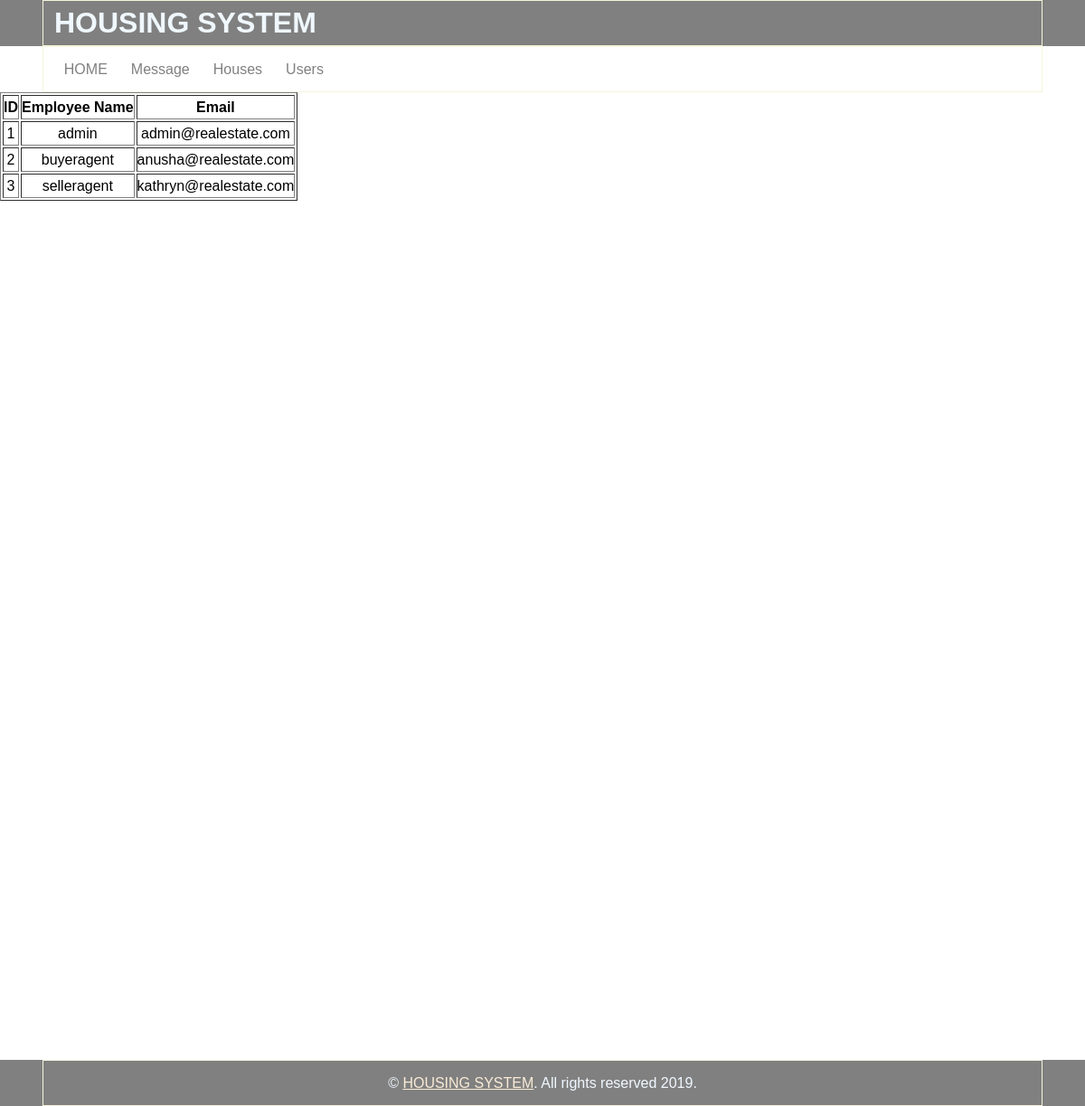
/agents.php (signed in), run on the app's committed database.
### tables this page shows
CREATE TABLE IF NOT EXISTS `employees` (
  `emp_id` int(64) NOT NULL,
  `employee_name` varchar(255) NOT NULL,
  `email_id` varchar(255) NOT NULL,
  `password` varchar(255) NOT NULL,
  `admin` varchar(255) NOT NULL,
  `agent` varchar(255) NOT NULL,
  `status` varchar(255) NOT NULL,
  UNIQUE KEY `user_id` (`emp_id`),
  UNIQUE KEY `email_id` (`email_id`)
);

### agents.php (the view, shortened to what this page needs)
<?php
include('server.php');
?>
<!DOCTYPE html>
<html lang="en-US">
<head>
<link rel="stylesheet" type="text/css" href="assets/style.css" />
<link rel="stylesheet" type="text/css" href="slider/engine1/style.css" />
</head>
<body>
<header class="header">
<div class="wrapper">
<h1>HOUSING SYSTEM</h1>
</div>
</header>
<nav class="menu">
<div class="wrapper">
<ul>
<a href="adminview.php"><li>HOME</li></a>
<a href="message.php"><li>Message</li></a>
<a href="houses.php"><li>Houses</li></a>
<a href="users.php"><li>Users</li></a>
</ul>
</div>
<div class="booking-details" style="text-align: center;">
<?php
			$qu = mysqli_query($db, "select * from employees where employee_name!=admin");
		if (mysqli_num_rows($qu) > 0) {
		          echo '<table border="1" cellpadding="10" align="center">';
echo '<tr><th>ID</th> <th>Employee Name</th><th>Email</th></tr>';
			while ($row = mysqli_fetch_array($qu))
{
echo '<td>' . $row['emp_id'] . '</td>';
echo '<td>' . $row['employee_name'] . '</td>';
echo '<td>' . $row['email_id'] . '</td>';
}
} else {
    echo 'You do not have any Agents.';
}
            echo "</table>";
		?>
</div>
<br /> <br /> <br /> <br />
 <br /> <br />  <br /> <br />
 <br /> <br /> <br />
  <br />
<br /> <br /> <br /> <br />
<br /> <br /> <br /> <br />
 <br /> <br />  <br /> <br />
 <br /> <br /> <br />
  <br />
<br /> <br /> <br /> <br />
 <br /> <br /> <br />
  <br />
<br /> <br />
<footer  class="footer">
<div class="wrapper">
<p>&copy; <a href="#">HOUSING SYSTEM</a>. All rights reserved 2019. </p>
</div>
</footer>
  </body>
</html>

### style.css (style rules this page uses)
* { margin: 0 0; padding: 0 0; }
body { font-family: arial,sans-seriff; line-height: 25px; }
.wrapper { border: 1px solid beige; width: 90%; margin:0 auto; padding: 1% 1%; }
.header { alignment-adjust: central; background-color: grey; color: aliceblue; }
.menu ul { list-style-type: none; }
.menu ul a { color: grey; text-decoration: none; padding: 1%; }
.menu ul a li { display: inline; }
.footer { background-color: grey; color: aliceblue; }
.footer p { text-align: center; }
.footer p a { color: antiquewhite; }

### data on the page
employees: emp_id "1", employee_name "admin", email "admin@realestate.com"
employees: emp_id "2", employee_name "buyeragent", email "anusha@realestate.com"
employees: emp_id "3", employee_name "selleragent", email "kathryn@realestate.com"
